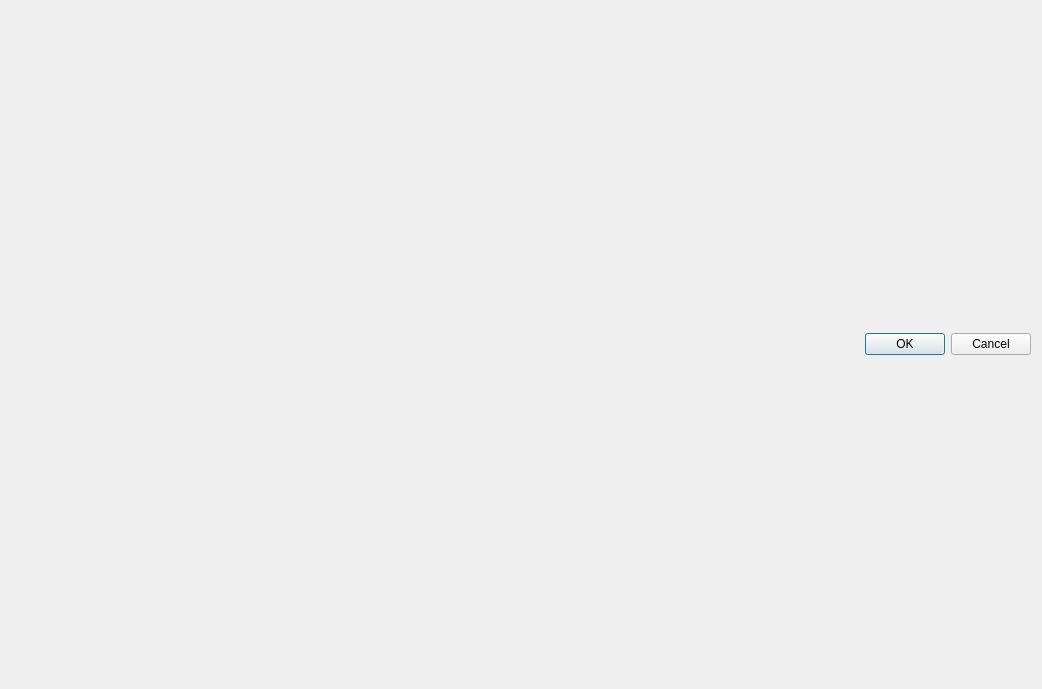
<?xml version="1.0" encoding="UTF-8"?>
<ui version="4.0">
 <class>ItemSimpleModelSelectorDialog</class>
 <widget class="QDialog" name="ItemSimpleModelSelectorDialog">
  <property name="windowModality">
   <enum>Qt::WindowModality::WindowModal</enum>
  </property>
  <property name="geometry">
   <rect>
    <x>0</x>
    <y>0</y>
    <width>1042</width>
    <height>689</height>
   </rect>
  </property>
  <property name="windowTitle">
   <string>Model Selector</string>
  </property>
  <layout class="QVBoxLayout" name="verticalLayout">
   <item>
    <layout class="QVBoxLayout" name="layout"/>
   </item>
   <item>
    <widget class="QDialogButtonBox" name="buttonBox">
     <property name="orientation">
      <enum>Qt::Orientation::Horizontal</enum>
     </property>
     <property name="standardButtons">
      <set>QDialogButtonBox::StandardButton::Cancel|QDialogButtonBox::StandardButton::Ok</set>
     </property>
    </widget>
   </item>
  </layout>
 </widget>
 <resources/>
 <connections>
  <connection>
   <sender>buttonBox</sender>
   <signal>accepted()</signal>
   <receiver>ItemSimpleModelSelectorDialog</receiver>
   <slot>accept()</slot>
   <hints>
    <hint type="sourcelabel">
     <x>248</x>
     <y>254</y>
    </hint>
    <hint type="destinationlabel">
     <x>157</x>
     <y>274</y>
    </hint>
   </hints>
  </connection>
  <connection>
   <sender>buttonBox</sender>
   <signal>rejected()</signal>
   <receiver>ItemSimpleModelSelectorDialog</receiver>
   <slot>reject()</slot>
   <hints>
    <hint type="sourcelabel">
     <x>316</x>
     <y>260</y>
    </hint>
    <hint type="destinationlabel">
     <x>286</x>
     <y>274</y>
    </hint>
   </hints>
  </connection>
 </connections>
</ui>
